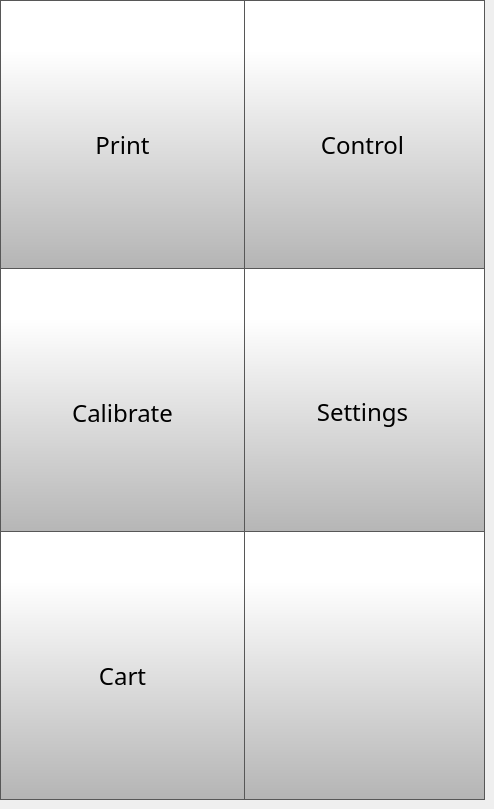
    <widget class="QWidget" name="MenuPage">
     <widget class="QPushButton" name="menuBackButton">
      <property name="geometry">
       <rect>
        <x>240</x>
        <y>531</y>
        <width>245</width>
        <height>269</height>
       </rect>
      </property>
      <property name="minimumSize">
       <size>
        <width>0</width>
        <height>0</height>
       </size>
      </property>
      <property name="font">
       <font>
        <family>Gotham Light</family>
        <pointsize>9</pointsize>
       </font>
      </property>
      <property name="styleSheet">
       <string notr="true">QPushButton {
     border: 1px solid rgb(87, 87, 87);
	background-color: qlineargradient(spread:pad, x1:0, y1:1, x2:0, y2:0.188, stop:0 rgba(180, 180, 180, 255), stop:1 rgba(255, 255, 255, 255));

}

QPushButton:pressed {
    background-color: qlineargradient(x1: 0, y1: 0, x2: 0, y2: 1,
                                      stop: 0 #dadbde, stop: 1 #f6f7fa);
}

QPushButton:flat {
    border: none; /* no border for a flat push button */
}

QPushButton:default {
    border-color: navy; /* make the default button prominent */
}</string>
      </property>
      <property name="text">
       <string/>
      </property>
      <property name="icon">
       <iconset>
        <normaloff>templates/img/arrows-4.png</normaloff>templates/img/arrows-4.png</iconset>
      </property>
      <property name="iconSize">
       <size>
        <width>120</width>
        <height>120</height>
       </size>
      </property>
      <property name="checkable">
       <bool>false</bool>
      </property>
     </widget>
     <widget class="QToolButton" name="menuControlButton">
      <property name="geometry">
       <rect>
        <x>240</x>
        <y>0</y>
        <width>245</width>
        <height>269</height>
       </rect>
      </property>
      <property name="minimumSize">
       <size>
        <width>0</width>
        <height>0</height>
       </size>
      </property>
      <property name="font">
       <font>
        <family>Gotham Light</family>
        <pointsize>18</pointsize>
       </font>
      </property>
      <property name="styleSheet">
       <string notr="true">QToolButton {
padding-top: 20px;
     border: 1px solid rgb(87, 87, 87);
	background-color: qlineargradient(spread:pad, x1:0, y1:1, x2:0, y2:0.188, stop:0 rgba(180, 180, 180, 255), stop:1 rgba(255, 255, 255, 255));

}

QToolButton:pressed {
    background-color: qlineargradient(x1: 0, y1: 0, x2: 0, y2: 1,
                                      stop: 0 #dadbde, stop: 1 #f6f7fa);
}

QToolButton:flat {
    border: none; /* no border for a flat push button */
}

QToolButton:default {
    border-color: navy; /* make the default button prominent */
}</string>
      </property>
      <property name="text">
       <string>Control</string>
      </property>
      <property name="icon">
       <iconset>
        <normaloff>templates/img/settings-1.png</normaloff>templates/img/settings-1.png</iconset>
      </property>
      <property name="iconSize">
       <size>
        <width>120</width>
        <height>120</height>
       </size>
      </property>
      <property name="checkable">
       <bool>false</bool>
      </property>
      <property name="toolButtonStyle">
       <enum>Qt::ToolButtonTextUnderIcon</enum>
      </property>
     </widget>
     <widget class="QToolButton" name="menuPrintButton">
      <property name="geometry">
       <rect>
        <x>0</x>
        <y>0</y>
        <width>245</width>
        <height>269</height>
       </rect>
      </property>
      <property name="minimumSize">
       <size>
        <width>0</width>
        <height>0</height>
       </size>
      </property>
      <property name="font">
       <font>
        <family>Gotham Light</family>
        <pointsize>18</pointsize>
       </font>
      </property>
      <property name="styleSheet">
       <string notr="true">QToolButton {
	padding-top: 20px;
     border: 1px solid rgb(87, 87, 87);
	background-color: qlineargradient(spread:pad, x1:0, y1:1, x2:0, y2:0.188, stop:0 rgba(180, 180, 180, 255), stop:1 rgba(255, 255, 255, 255));



}

QToolButton:pressed {
    background-color: qlineargradient(x1: 0, y1: 0, x2: 0, y2: 1,
                                      stop: 0 #dadbde, stop: 1 #f6f7fa);
}

QToolButton:flat {
    border: none; /* no border for a flat push button */
}

QToolButton:default {
    border-color: navy; /* make the default button prominent */
}</string>
      </property>
      <property name="text">
       <string>Print</string>
      </property>
      <property name="icon">
       <iconset>
        <normaloff>templates/img/printer.png</normaloff>templates/img/printer.png</iconset>
      </property>
      <property name="iconSize">
       <size>
        <width>120</width>
        <height>120</height>
       </size>
      </property>
      <property name="checkable">
       <bool>false</bool>
      </property>
      <property name="toolButtonStyle">
       <enum>Qt::ToolButtonTextUnderIcon</enum>
      </property>
     </widget>
     <widget class="QToolButton" name="menuSettingsButton">
      <property name="geometry">
       <rect>
        <x>240</x>
        <y>268</y>
        <width>245</width>
        <height>268</height>
       </rect>
      </property>
      <property name="minimumSize">
       <size>
        <width>0</width>
        <height>0</height>
       </size>
      </property>
      <property name="font">
       <font>
        <family>Gotham Light</family>
        <pointsize>18</pointsize>
       </font>
      </property>
      <property name="styleSheet">
       <string notr="true">QToolButton {
padding-top: 20px;
     border: 1px solid rgb(87, 87, 87);
	background-color: qlineargradient(spread:pad, x1:0, y1:1, x2:0, y2:0.188, stop:0 rgba(180, 180, 180, 255), stop:1 rgba(255, 255, 255, 255));

}

QToolButton:pressed {
    background-color: qlineargradient(x1: 0, y1: 0, x2: 0, y2: 1,
                                      stop: 0 #dadbde, stop: 1 #f6f7fa);
}

QToolButton:flat {
    border: none; /* no border for a flat push button */
}

QToolButton:default {
    border-color: navy; /* make the default button prominent */
}</string>
      </property>
      <property name="text">
       <string>Settings</string>
      </property>
      <property name="icon">
       <iconset>
        <normaloff>templates/img/settings.png</normaloff>templates/img/settings.png</iconset>
      </property>
      <property name="iconSize">
       <size>
        <width>120</width>
        <height>120</height>
       </size>
      </property>
      <property name="checkable">
       <bool>false</bool>
      </property>
      <property name="toolButtonStyle">
       <enum>Qt::ToolButtonTextUnderIcon</enum>
      </property>
     </widget>
     <widget class="QToolButton" name="menuCartButton">
      <property name="geometry">
       <rect>
        <x>0</x>
        <y>531</y>
        <width>245</width>
        <height>269</height>
       </rect>
      </property>
      <property name="minimumSize">
       <size>
        <width>0</width>
        <height>0</height>
       </size>
      </property>
      <property name="font">
       <font>
        <family>Gotham Light</family>
        <pointsize>18</pointsize>
       </font>
      </property>
      <property name="styleSheet">
       <string notr="true">QToolButton {
padding-top: 20px;
     border: 1px solid rgb(87, 87, 87);
	background-color: qlineargradient(spread:pad, x1:0, y1:1, x2:0, y2:0.188, stop:0 rgba(180, 180, 180, 255), stop:1 rgba(255, 255, 255, 255));

}

QToolButton:pressed {
    background-color: qlineargradient(x1: 0, y1: 0, x2: 0, y2: 1,
                                      stop: 0 #dadbde, stop: 1 #f6f7fa);
}

QToolButton:flat {
    border: none; /* no border for a flat push button */
}

QToolButton:default {
    border-color: navy; /* make the default button prominent */
}</string>
      </property>
      <property name="text">
       <string>Cart</string>
      </property>
      <property name="icon">
       <iconset>
        <normaloff>templates/img/cart.png</normaloff>templates/img/cart.png</iconset>
      </property>
      <property name="iconSize">
       <size>
        <width>120</width>
        <height>120</height>
       </size>
      </property>
      <property name="checkable">
       <bool>false</bool>
      </property>
      <property name="toolButtonStyle">
       <enum>Qt::ToolButtonTextUnderIcon</enum>
      </property>
      <property name="autoRaise">
       <bool>false</bool>
      </property>
     </widget>
     <widget class="QToolButton" name="menuCalibrateButton">
      <property name="geometry">
       <rect>
        <x>0</x>
        <y>268</y>
        <width>245</width>
        <height>269</height>
       </rect>
      </property>
      <property name="minimumSize">
       <size>
        <width>0</width>
        <height>0</height>
       </size>
      </property>
      <property name="font">
       <font>
        <family>Gotham Light</family>
        <pointsize>18</pointsize>
       </font>
      </property>
      <property name="styleSheet">
       <string notr="true">QToolButton {
padding-top: 20px;
     border: 1px solid rgb(87, 87, 87);
	background-color: qlineargradient(spread:pad, x1:0, y1:1, x2:0, y2:0.188, stop:0 rgba(180, 180, 180, 255), stop:1 rgba(255, 255, 255, 255));

}

QToolButton:pressed {
    background-color: qlineargradient(x1: 0, y1: 0, x2: 0, y2: 1,
                                      stop: 0 #dadbde, stop: 1 #f6f7fa);
}

QToolButton:flat {
    border: none; /* no border for a flat push button */
}

QToolButton:default {
    border-color: navy; /* make the default button prominent */
}</string>
      </property>
      <property name="text">
       <string>Calibrate</string>
      </property>
      <property name="icon">
       <iconset>
        <normaloff>templates/img/reload.png</normaloff>templates/img/reload.png</iconset>
      </property>
      <property name="iconSize">
       <size>
        <width>120</width>
        <height>120</height>
       </size>
      </property>
      <property name="checkable">
       <bool>false</bool>
      </property>
      <property name="toolButtonStyle">
       <enum>Qt::ToolButtonTextUnderIcon</enum>
      </property>
     </widget>
     <zorder>menuSettingsButton</zorder>
     <zorder>menuControlButton</zorder>
     <zorder>menuCalibrateButton</zorder>
     <zorder>menuBackButton</zorder>
     <zorder>menuPrintButton</zorder>
     <zorder>menuCartButton</zorder>
    </widget>
